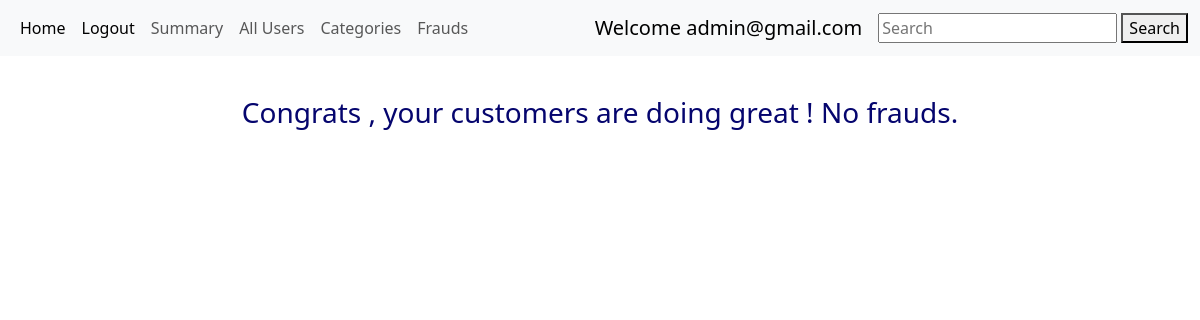
The app's page /admin/admin@gmail.com/show/frauds, older data.
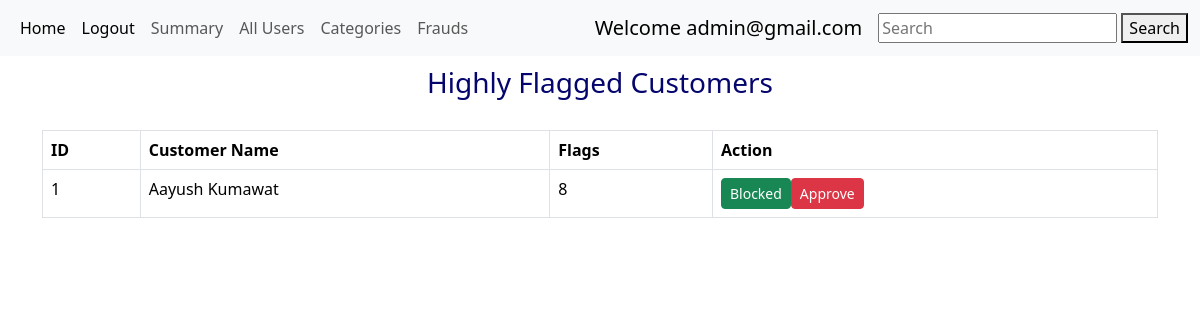
The same page, newer data.
### models.py (models this page shows)
class User(db.Model):
    id = db.Column(db.Integer, primary_key=True)
    email = db.Column(db.String(32), unique=True , nullable=False)
    password = db.Column(db.String(256), nullable=False)
    name = db.Column(db.String(64), nullable=False)
    address = db.Column(db.String(64), nullable=False)
    pincode = db.Column(db.Integer , nullable=False)
    role = db.Column(db.Boolean, nullable=False, default=1)
    flag = db.Column(db.Integer,nullable = True, default = 0)  #count the number of flag points
    status = db.Column(db.Integer , nullable=False, default = 1)  #to block status =2 , status =1 normal
    running = db.relationship("Running", backref = 'user',cascade = "all,delete",lazy = True)

### routes.py (the view)
@app.route('/admin/<user>/show/frauds')
def show_frauds_customers(user):
    frauds = User.query.filter( (User.flag >= 5)).all()   #it will give a list.
    return render_template('fraudlent_admin_block.html',frauds = frauds,user=user)

### templates/fraudlent_admin_block.html (shortened to what this page needs)
{% extends 'layout.html' %}
 {% block content %}
{% if frauds %}
 <h3 class="center" style="text-align:center; ">Highly Flagged Customers</h3>
 {% endif %}
 {% if not frauds %}
 <h3 class="center" style="text-align:center; margin-top:40px; margin-bottom:40px;">Congrats , your customers are doing great ! No frauds.</h3>
 {% endif %}
{% if frauds %}
<table style="margin-top: 30px;" class="table table-bordered">
  <thead>
    <tr>
      <th scope="col">ID</th>
      <th scope="col">Customer Name</th>
      <th scope="col">Flags</th>
      <th scope="col">Action</th>
    </tr>
  </thead>
  <tbody>
{% for customer in frauds %}
{% if customer.status == 1 %}
<tr>
  <td>{{customer.id}}</td>
  <td>{{customer.name}}</td>
  <td>{{customer.flag}}</td>
  <td><a href="/admin/{{user}}/fraud/{{customer.id}}/Block" type="button" class="btn btn-success btn-sm"> Block</a><button type="button" class="btn btn-danger btn-sm">Active</button></td>
</tr>
{% else %}
<tr>
  <td>{{customer.id}}</td>
  <td>{{customer.name}}</td>
  <td>{{customer.flag}}</td>
  <td><button type="button" class="btn btn-success btn-sm">Blocked</button><a href="/admin/{{user}}/fraud/{{customer.id}}/Approve" type="button" class="btn btn-danger btn-sm">Approve</a></td>
</tr>
{% endif %}
{% endfor %}
  </tbody>
</table>
{% endif %}
{% endblock %}

Row changes from the older to the newer data that the page shows:
now on this page (row edited): User: id "1", name "Aayush Kumawat", flag "8"
Text that changed along with them:
text no longer shown: "Congrats , your customers are doing great ! No frauds."
text now shown: "Highly Flagged Customers ID Customer Name Flags Action"
